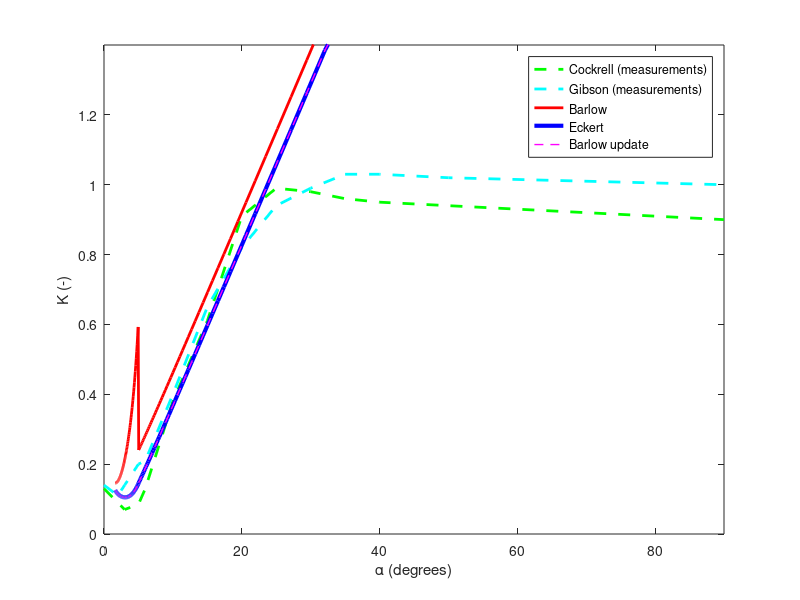
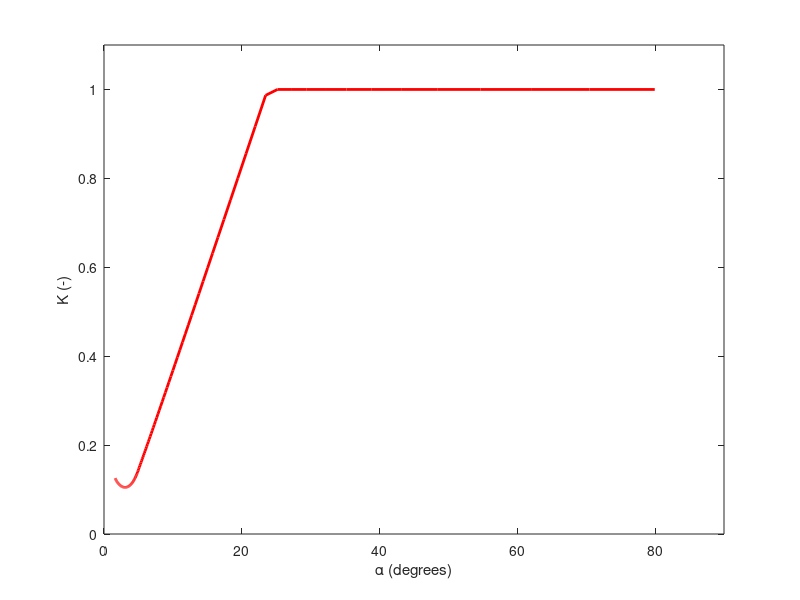

Write the MATLAB code that produced these figures, in order.
% example_optimise_script
%
% Optimise a windtunnel design following a brute force search approach.
% See comments in the file for more details.
%
% Date:     January 19, 2013
% Version:  1
% Contact:  rinkavdommelen@hotmail.com
% Authors:  Rinka van Dommelen
%           Patrick Hanckmann

%            b     blue          .     point              -     solid
%            g     green         o     circle             :     dotted
%            r     red           x     x-mark             -.    dashdot 
%            c     cyan          +     plus               --    dashed   
%            m     magenta       *     star             (none)  no line
%            y     yellow        s     square
%            k     black         d     diamond
%            w     white         v     triangle (down)
%                                ^     triangle (up)
%                                <     triangle (left)
%                                >     triangle (right)
%                                p     pentagram
%                                h     hexagram

clear all;

clear parts;
clear wind_tunnel;
close all;
 
% %% Create settings
% settings = make_settings();
% settings.checks.do = 0;
% settings.diffuser.enable_max_value_max_degrees = false;
% settings.diffuser.max_loss_coefficient = 1.5;
% 
% %% Start script
% print_info(['Windtunnel optimise script (' mfilename() ')'], settings);
% 
% %% Windtunnel specifications (input)
% wind_tunnel.efficiency_fan      = 0.8;
% wind_tunnel.efficiency_motor    = 0.8;
% wind_tunnel.crosssection_test_section = 1;
% wind_tunnel.velocity_test_section     = 20;
% 
% %% Calculations rectangular
% disp('Calculations rectangular')
% test_results = []; % Test result storage
% testset = 0.2: 0.2 : 40;
% x = [];
% y = [];
% for t_length_center_line = testset
%     parts = [];
%     parts = add_part(wind_tunnel, parts, 'Rectangular diffuser',     'diffuser',              1, 1, 3, 3, 'cross_section_shape', 'rectangle', 'length_center_line', t_length_center_line, 'length_wall', 0); % Only fill in length_center_line OR length_wall, but NOT both!
%     
%     % Number of parts/home/matlab
%     parts_count = length(parts);
%     
%     % Check parts
%     if settings.checks.do
%         check_windtunnel(parts, settings);
%     end
%     
%     % Calculate the part loss coefficient
%     for i = 1:parts_count
%         parts{i} = part_loss_coefficient(parts{i}, settings);
%     end
%     
%     % Calculate the part|total pressure drop
%     wind_tunnel.total_pressure_drop = 0;
%     for i = 1:parts_count
%         parts{i} = part_pressure_drop(parts{i}, settings);
%         wind_tunnel.total_pressure_drop = wind_tunnel.total_pressure_drop + parts{i}.pressure_drop;
%     end
%     
%     % Calculate the part|total loss coefficient ratio (and percentage)
%     wind_tunnel.total_loss_coefficient_ratio = 0;
%     for i = 1:parts_count
%         parts{i} = part_loss_coefficient_ratio(parts{i}, settings);
%         wind_tunnel.total_loss_coefficient_ratio = wind_tunnel.total_loss_coefficient_ratio + parts{i}.loss_coefficient_ratio;
%     end
%     
%     % Calculate the part loss percentage
%     for i = 1:parts_count
%         parts{i}.loss_percentage = 100 / wind_tunnel.total_loss_coefficient_ratio * parts{i}.loss_coefficient_ratio;
%     end
%     
%     % Calculate the total power input
%     wind_tunnel.reserve_factor = settings.total_power_input.reserve_factor;
%     wind_tunnel.power_input = wind_tunnel.reserve_factor * wind_tunnel.total_pressure_drop * wind_tunnel.crosssection_test_section * wind_tunnel.velocity_test_section;
%     
%     % Calculate the fan power
%     wind_tunnel.power_fan = wind_tunnel.power_input / (wind_tunnel.efficiency_fan * wind_tunnel.efficiency_motor);
%     
%     index = length(test_results) + 1;
%     test_results(index).parts = parts;
%     test_results(index).wind_tunnel = wind_tunnel;
%     
%     % to generate the plots
%     x = [x parts{1}.angle_degrees];
%     y = [y parts{1}.loss_coefficient];
% end
% 
% % Clear useless information
% clear i;
% clear parts_count;
% clear wind_tunnel.crosssection_test_section wind_tunnel.velocity_test_section;

%%
% Results measurements of wind tunnels
disp('+ Pre-calculated values and Measurements')

% Barlow
plot1_x = [79.9489740405689, 70.4810530858488, 61.9988063340563, 54.6640630602038, 48.4517737874208, 43.2381400714079, 38.8682974608490, 35.1929055453967, 32.0826660747402, 29.4312385432435, 27.1532703730052, 25.1809382333364, 23.4604571890435, 21.9490680286278, 20.6126049355808, 19.4235925411747, 18.3597784964213, 17.4030078523690, 16.5383596821671, 15.7534828555950, 15.0380825644486, 14.3835210565252, 13.7825051794695, 13.2288402245865, 12.7172346932880, 12.2431444160953, 11.8026472772844, 11.3923418962182, 11.0092651812874, 10.6508248451447, 10.3147438535307, 9.99901444952972, 9.70185990540944, 9.42170254547008, 9.15713688510270, 8.90690696536520, 8.66988714504651, 8.44506575550625, 8.23153113664005, 8.02845966198555, 7.83510543246066, 7.65079137548328, 7.47490153231116, 7.30687435371030, 7.14619685433382, 6.99239950088950, 6.84505172940431, 6.70375800353332, 6.56815433959762, 6.43790523542121, 6.31270094950565, 6.19225508498482, 6.07630243942051, 5.96459708706039, 5.85691066486647, 5.75303083758421, 5.65275992048173, 5.55591364124473, 5.46232002494828, 5.37181838810845, 5.28425842960154, 5.19949940777154, 5.11740939436785, 5.03786459709508, 4.96074874354372, 4.88595252012640, 4.81337306038805, 4.74291347770625, 4.67448243796344, 4.60799376826697, 4.54336609822635, 4.48052253067692, 4.41939033907399, 4.35990068907560, 4.30198838209232, 4.24559161881200, 4.19065178091090, 4.13711322934314, 4.08492311776031, 4.03403121975596, 3.98438976875625, 3.93595330949165, 3.88867856008549, 3.84252428388579, 3.79745117024784, 3.75342172354775, 3.71040015977237, 3.66835231008997, 3.62724553085863, 3.58704861957719, 3.54773173632648, 3.50926633028746, 3.47162507095811, 3.43478178372252, 3.39871138945483, 3.36338984786641, 3.32879410432888, 3.29490203992682, 3.26169242451401, 3.22914487256466, 3.19723980162767, 3.16595839320683, 3.13528255590335, 3.10519489066979, 3.07567865803569, 3.04671774717573, 3.01829664670083, 2.99040041706132, 2.96301466445945, 2.93612551617586, 2.90971959722149, 2.88378400823270, 2.85830630453304, 2.83327447629064, 2.80867692970478, 2.78450246916020, 2.76074028029131, 2.73737991390301, 2.71441127069772, 2.69182458676208, 2.66961041976956, 2.64775963585819, 2.62626339714513, 2.60511314984240, 2.58430061294032, 2.56381776742717, 2.54365684601585, 2.52381032334978, 2.50427090666231, 2.48503152686527, 2.46608533004391, 2.44742566933669, 2.42904609717987, 2.41094035789785, 2.39310238062148, 2.37552627251753, 2.35820631231342, 2.34113694410245, 2.32431277141529, 2.30772855154459, 2.29137919011025, 2.27525973585335, 2.25936537564778, 2.24369142971892, 2.22823334705949, 2.21298670103308, 2.19794718515653, 2.18311060905270, 2.16847289456561, 2.15403007203054, 2.13977827669177, 2.12571374526128, 2.11183281261199, 2.09813190859942, 2.08460755500594, 2.07125636260226, 2.05807502832083, 2.04506033253625, 2.03220913644804, 2.01951837956121, 2.00698507726050, 1.99460631847414, 1.98237926342347, 1.97030114145452, 1.95836924894832, 1.94658094730653, 1.93493366100919, 1.92342487574169, 1.91205213658807, 1.90081304628791, 1.88970526355417, 1.87872650144968, 1.86787452581965, 1.85714715377823, 1.84654225224674, 1.83605773654164, 1.82569156901026, 1.81544175771241, 1.80530635514603, 1.79528345701532, 1.78537120103947, 1.77556776580071, 1.76587136962996, 1.75628026952875, 1.74679276012608, 1.73740717266876, 1.72812187404417, 1.71893526583408, 1.70984578339849, 1.70085189498828, 1.69195210088575, 1.68314493257191, 1.67442895191964, 1.66580275041168, 1.65726494838277, 1.64881419428482, 1.64044916397446, 1.63216856002213, 1.62397111104201, 1.61585557104196];
plot1_y = [1.50000000000000, 1.50000000000000, 1.50000000000000, 1.50000000000000, 1.50000000000000, 1.50000000000000, 1.50000000000000, 1.50000000000000, 1.47942854806806, 1.35677202313841, 1.25143057629957, 1.16025954396826, 1.08076519350964, 1.01096501875201, 0.949274953636062, 0.894421136246111, 0.845371868672072, 0.801285426394863, 0.761470027335999, 0.725353035029142, 0.692457151554347, 0.662381905836564, 0.634789166905152, 0.609391731142618, 0.585944270538614, 0.564236105497362, 0.544085396647259, 0.525334447375553, 0.507845881367273, 0.491499513803298, 0.476189775840949, 0.461823583043511, 0.448318562085652, 0.435601568202677, 0.423607439842998, 0.412277947837467, 0.401560904868057, 0.391409407663111, 0.381781189588339, 0.372638065459946, 0.363945453720141, 0.355671963769945, 0.347789038391067, 0.340270642916557, 0.333092994213517, 0.326234323686157, 0.319674669445386, 0.313395693562601, 0.307380520962200, 0.301613597035217, 0.296080561495484, 0.290768136366145, 0.285664026291195, 0.280756829624538, 0.276035958966332, 0.271491570000088, 0.267114497639726, 0.262896198628219, 0.258828699842370, 0.254904551654785, 0.251116785786850, 0.247458877157594, 0.243924709294588, 0.240508542925841, 0.592733649050834, 0.567070990234489, 0.543437687280049, 0.521624371187353, 0.501447353054339, 0.482745080343380, 0.465375128305249, 0.449211639449468, 0.434143139089936, 0.420070667343908, 0.406906178063509, 0.394571163463898, 0.382995470025764, 0.372116276867847, 0.361877212429285, 0.352227589150074, 0.343121739034843, 0.334518435647066, 0.326380390302420, 0.318673812088208, 0.311368022893570, 0.304435119943825, 0.297849679434086, 0.291588495786647, 0.285630351842350, 0.279955815961550, 0.274547062574958, 0.269387713204812, 0.264462695385734, 0.259758117263654, 0.255261155949506, 0.250959957959913, 0.246843550296239, 0.242901760901732, 0.239125147398592, 0.235504933146566, 0.232032949785323, 0.228701585527288, 0.225503738557981, 0.222432774979374, 0.219482490799912, 0.216647077534143, 0.213921091026581, 0.211299423159497, 0.208777276143764, 0.206350139126329, 0.204013766878119, 0.201764160352701, 0.199597548929288, 0.197510374174209, 0.195499274972974, 0.193561073901031, 0.191692764715332, 0.189891500861303, 0.188154584900774, 0.186479458776237, 0.184863694835412, 0.183304987547826, 0.181801145851953, 0.180350086077540, 0.178949825393203, 0.177598475734215, 0.176294238169752, 0.175035397672728, 0.173820318258851, 0.172647438464602, 0.171515267136692, 0.170422379508007, 0.169367413537344, 0.168349066492272, 0.167366091756261, 0.166417295842910, 0.165501535601562, 0.164617715599976, 0.163764785670922, 0.162941738610682, 0.162147608018449, 0.161381466266503, 0.160642422591900, 0.159929621301134, 0.159242240079925, 0.158579488400924, 0.157940606022657, 0.157324861573590, 0.156731551215636, 0.156159997381878, 0.155609547583657, 0.155079573282567, 0.154569468823195, 0.154078650422769, 0.153606555214154, 0.153152640338886, 0.152716382087179, 0.152297275082035, 0.151894831504824, 0.151508580359843, 0.151138066775565, 0.150782851340427, 0.150442509471153, 0.150116630811751, 0.149804818661440, 0.149506689429864, 0.149221872118088, 0.148950007823931, 0.148690749270317, 0.148443760355379, 0.148208715723153, 0.147985300353751, 0.147773209171999, 0.147572146673546, 0.147381826567555, 0.147201971435110, 0.147032312402525, 0.146872588828821, 0.146722548006630, 0.146581944875870, 0.146450541749559, 0.146328108051157, 0.146214420062885, 0.146109260684484, 0.146012419201908, 0.145923691065488, 0.145842877677100, 0.145769786185931, 0.145704229292431, 0.145646025060072, 0.145594996734558, 0.145550972570142, 0.145513785662730, 0.145483273789462, 0.145459279254484, 0.145441648740628, 0.145430233166753, 0.145424887550483, 0.145425470876113, 0.145431845967462];
% Eckert
plot2_x = [79.9489740405689, 70.4810530858488, 61.9988063340563, 54.6640630602038, 48.4517737874208, 43.2381400714079, 38.8682974608490, 35.1929055453967, 32.0826660747402, 29.4312385432435, 27.1532703730052, 25.1809382333364, 23.4604571890435, 21.9490680286278, 20.6126049355808, 19.4235925411747, 18.3597784964213, 17.4030078523690, 16.5383596821671, 15.7534828555950, 15.0380825644486, 14.3835210565252, 13.7825051794695, 13.2288402245865, 12.7172346932880, 12.2431444160953, 11.8026472772844, 11.3923418962182, 11.0092651812874, 10.6508248451447, 10.3147438535307, 9.99901444952972, 9.70185990540944, 9.42170254547008, 9.15713688510270, 8.90690696536520, 8.66988714504651, 8.44506575550625, 8.23153113664005, 8.02845966198555, 7.83510543246066, 7.65079137548328, 7.47490153231116, 7.30687435371030, 7.14619685433382, 6.99239950088950, 6.84505172940431, 6.70375800353332, 6.56815433959762, 6.43790523542121, 6.31270094950565, 6.19225508498482, 6.07630243942051, 5.96459708706039, 5.85691066486647, 5.75303083758421, 5.65275992048173, 5.55591364124473, 5.46232002494828, 5.37181838810845, 5.28425842960154, 5.19949940777154, 5.11740939436785, 5.03786459709508, 4.96074874354372, 4.88595252012640, 4.81337306038805, 4.74291347770625, 4.67448243796344, 4.60799376826697, 4.54336609822635, 4.48052253067692, 4.41939033907399, 4.35990068907560, 4.30198838209232, 4.24559161881200, 4.19065178091090, 4.13711322934314, 4.08492311776031, 4.03403121975596, 3.98438976875625, 3.93595330949165, 3.88867856008549, 3.84252428388579, 3.79745117024784, 3.75342172354775, 3.71040015977237, 3.66835231008997, 3.62724553085863, 3.58704861957719, 3.54773173632648, 3.50926633028746, 3.47162507095811, 3.43478178372252, 3.39871138945483, 3.36338984786641, 3.32879410432888, 3.29490203992682, 3.26169242451401, 3.22914487256466, 3.19723980162767, 3.16595839320683, 3.13528255590335, 3.10519489066979, 3.07567865803569, 3.04671774717573, 3.01829664670083, 2.99040041706132, 2.96301466445945, 2.93612551617586, 2.90971959722149, 2.88378400823270, 2.85830630453304, 2.83327447629064, 2.80867692970478, 2.78450246916020, 2.76074028029131, 2.73737991390301, 2.71441127069772, 2.69182458676208, 2.66961041976956, 2.64775963585819, 2.62626339714513, 2.60511314984240, 2.58430061294032, 2.56381776742717, 2.54365684601585, 2.52381032334978, 2.50427090666231, 2.48503152686527, 2.46608533004391, 2.44742566933669, 2.42904609717987, 2.41094035789785, 2.39310238062148, 2.37552627251753, 2.35820631231342, 2.34113694410245, 2.32431277141529, 2.30772855154459, 2.29137919011025, 2.27525973585335, 2.25936537564778, 2.24369142971892, 2.22823334705949, 2.21298670103308, 2.19794718515653, 2.18311060905270, 2.16847289456561, 2.15403007203054, 2.13977827669177, 2.12571374526128, 2.11183281261199, 2.09813190859942, 2.08460755500594, 2.07125636260226, 2.05807502832083, 2.04506033253625, 2.03220913644804, 2.01951837956121, 2.00698507726050, 1.99460631847414, 1.98237926342347, 1.97030114145452, 1.95836924894832, 1.94658094730653, 1.93493366100919, 1.92342487574169, 1.91205213658807, 1.90081304628791, 1.88970526355417, 1.87872650144968, 1.86787452581965, 1.85714715377823, 1.84654225224674, 1.83605773654164, 1.82569156901026, 1.81544175771241, 1.80530635514603, 1.79528345701532, 1.78537120103947, 1.77556776580071, 1.76587136962996, 1.75628026952875, 1.74679276012608, 1.73740717266876, 1.72812187404417, 1.71893526583408, 1.70984578339849, 1.70085189498828, 1.69195210088575, 1.68314493257191, 1.67442895191964, 1.66580275041168, 1.65726494838277, 1.64881419428482, 1.64044916397446, 1.63216856002213, 1.62397111104201, 1.61585557104196];
plot2_y = [1.50000000000000, 1.50000000000000, 1.50000000000000, 1.50000000000000, 1.50000000000000, 1.50000000000000, 1.50000000000000, 1.50000000000000, 1.38541965917917, 1.26276313424952, 1.15742168741068, 1.06625065507937, 0.986756304620752, 0.916956129863121, 0.855266064747173, 0.800412247357222, 0.751362979783183, 0.707276537505974, 0.667461138447110, 0.631344146140253, 0.598448262665458, 0.568373016947675, 0.540780278016263, 0.515382842253729, 0.491935381649725, 0.470227216608474, 0.450076507758370, 0.431325558486664, 0.413836992478384, 0.397490624914409, 0.382180886952060, 0.367814694154622, 0.354309673196763, 0.341592679313788, 0.329598550954109, 0.318269058948578, 0.307552015979168, 0.297400518774222, 0.287772300699450, 0.278629176571057, 0.269936564831252, 0.261663074881056, 0.253780149502178, 0.246261754027668, 0.239084105324628, 0.232225434797268, 0.225665780556497, 0.219386804673712, 0.213371632073311, 0.207604708146328, 0.202071672606595, 0.196759247477256, 0.191655137402306, 0.186747940735650, 0.182027070077443, 0.177482681111199, 0.173105608750837, 0.168887309739330, 0.164819810953481, 0.160895662765897, 0.157107896897961, 0.153449988268705, 0.149915820405699, 0.146499654036952, 0.142682601455477, 0.139596367390160, 0.136718207414442, 0.134038966180165, 0.131548845573745, 0.129237730615738, 0.127095433551207, 0.125111874160770, 0.123277210465439, 0.121581930970272, 0.120016917211106, 0.118573483494345, 0.117243399242619, 0.116018898193926, 0.114892677782128, 0.113857891300275, 0.112908134874543, 0.112037430823350, 0.111240208618477, 0.110511284382672, 0.109845839635747, 0.109239399826083, 0.108687813046979, 0.108187229229566, 0.107734080019992, 0.107325059483245, 0.106957105725528, 0.106627383488340, 0.106333267737990, 0.106072328252090, 0.105842315188217, 0.105641145608030, 0.105466890921782, 0.105317765212544, 0.105192114395960, 0.105088406169469, 0.105005220704261, 0.104941242033541, 0.104895250091559, 0.104866113359361, 0.104852782074927, 0.104854281967396, 0.104869708477157, 0.104898221425821, 0.104939040102222, 0.104991438732836, 0.105054742307058, 0.105128322729867, 0.105211595276337, 0.105304015324302, 0.105405075343276, 0.105514302119326, 0.105631254197191, 0.105755519522349, 0.105886713267109, 0.106024475826049, 0.106168470967256, 0.106318384126958, 0.106473920836061, 0.106634805268090, 0.106800778898835, 0.106971599268798, 0.107147038840272, 0.107326883941515, 0.107510933791130, 0.107698999596273, 0.107890903718885, 0.108086478904559, 0.108285567569130, 0.108488021138454, 0.108693699437217, 0.108902470122938, 0.109114208161663, 0.109328795342105, 0.109546119825254, 0.109766075726737, 0.109988562729388, 0.110213485723734, 0.110440754474249, 0.110670283309432, 0.110901990833879, 0.111135799660710, 0.111371636162808, 0.111609430241451, 0.111849115111055, 0.112090627098809, 0.112333905458107, 0.112578892194765, 0.112825531905060, 0.113073771624745, 0.113323560688228, 0.113574850597178, 0.113827594897874, 0.114081749066666, 0.114337270402972, 0.114594117929257, 0.114852252297511, 0.115111635701760, 0.115372231796178, 0.115634005618419, 0.115896923517787, 0.116160953087926, 0.116426063103695, 0.116692223461959, 0.116959405126018, 0.117227580073414, 0.117496721246916, 0.117766802508429, 0.118037798595666, 0.118309685081371, 0.118582438334937, 0.118856035486260, 0.119130454391668, 0.119405673601810, 0.119681672331352, 0.119958430430389, 0.120235928357438, 0.120514147153925, 0.120793068420070, 0.121072674292070, 0.121352947420514, 0.121633870949936, 0.121915428499452, 0.122197604144395, 0.122480382398908, 0.122763748199414, 0.123047686888927, 0.123332184202141, 0.123617226251265, 0.123902799512539, 0.124188890813412, 0.124475487320323, 0.124762576527068, 0.125050146243708, 0.125338184585985, 0.125626679965231];
% Barlow update
plot3_x = [79.9489740405689, 70.4810530858488, 61.9988063340563, 54.6640630602038, 48.4517737874208, 43.2381400714079, 38.8682974608490, 35.1929055453967, 32.0826660747402, 29.4312385432435, 27.1532703730052, 25.1809382333364, 23.4604571890435, 21.9490680286278, 20.6126049355808, 19.4235925411747, 18.3597784964213, 17.4030078523690, 16.5383596821671, 15.7534828555950, 15.0380825644486, 14.3835210565252, 13.7825051794695, 13.2288402245865, 12.7172346932880, 12.2431444160953, 11.8026472772844, 11.3923418962182, 11.0092651812874, 10.6508248451447, 10.3147438535307, 9.99901444952972, 9.70185990540944, 9.42170254547008, 9.15713688510270, 8.90690696536520, 8.66988714504651, 8.44506575550625, 8.23153113664005, 8.02845966198555, 7.83510543246066, 7.65079137548328, 7.47490153231116, 7.30687435371030, 7.14619685433382, 6.99239950088950, 6.84505172940431, 6.70375800353332, 6.56815433959762, 6.43790523542121, 6.31270094950565, 6.19225508498482, 6.07630243942051, 5.96459708706039, 5.85691066486647, 5.75303083758421, 5.65275992048173, 5.55591364124473, 5.46232002494828, 5.37181838810845, 5.28425842960154, 5.19949940777154, 5.11740939436785, 5.03786459709508, 4.96074874354372, 4.88595252012640, 4.81337306038805, 4.74291347770625, 4.67448243796344, 4.60799376826697, 4.54336609822635, 4.48052253067692, 4.41939033907399, 4.35990068907560, 4.30198838209232, 4.24559161881200, 4.19065178091090, 4.13711322934314, 4.08492311776031, 4.03403121975596, 3.98438976875625, 3.93595330949165, 3.88867856008549, 3.84252428388579, 3.79745117024784, 3.75342172354775, 3.71040015977237, 3.66835231008997, 3.62724553085863, 3.58704861957719, 3.54773173632648, 3.50926633028746, 3.47162507095811, 3.43478178372252, 3.39871138945483, 3.36338984786641, 3.32879410432888, 3.29490203992682, 3.26169242451401, 3.22914487256466, 3.19723980162767, 3.16595839320683, 3.13528255590335, 3.10519489066979, 3.07567865803569, 3.04671774717573, 3.01829664670083, 2.99040041706132, 2.96301466445945, 2.93612551617586, 2.90971959722149, 2.88378400823270, 2.85830630453304, 2.83327447629064, 2.80867692970478, 2.78450246916020, 2.76074028029131, 2.73737991390301, 2.71441127069772, 2.69182458676208, 2.66961041976956, 2.64775963585819, 2.62626339714513, 2.60511314984240, 2.58430061294032, 2.56381776742717, 2.54365684601585, 2.52381032334978, 2.50427090666231, 2.48503152686527, 2.46608533004391, 2.44742566933669, 2.42904609717987, 2.41094035789785, 2.39310238062148, 2.37552627251753, 2.35820631231342, 2.34113694410245, 2.32431277141529, 2.30772855154459, 2.29137919011025, 2.27525973585335, 2.25936537564778, 2.24369142971892, 2.22823334705949, 2.21298670103308, 2.19794718515653, 2.18311060905270, 2.16847289456561, 2.15403007203054, 2.13977827669177, 2.12571374526128, 2.11183281261199, 2.09813190859942, 2.08460755500594, 2.07125636260226, 2.05807502832083, 2.04506033253625, 2.03220913644804, 2.01951837956121, 2.00698507726050, 1.99460631847414, 1.98237926342347, 1.97030114145452, 1.95836924894832, 1.94658094730653, 1.93493366100919, 1.92342487574169, 1.91205213658807, 1.90081304628791, 1.88970526355417, 1.87872650144968, 1.86787452581965, 1.85714715377823, 1.84654225224674, 1.83605773654164, 1.82569156901026, 1.81544175771241, 1.80530635514603, 1.79528345701532, 1.78537120103947, 1.77556776580071, 1.76587136962996, 1.75628026952875, 1.74679276012608, 1.73740717266876, 1.72812187404417, 1.71893526583408, 1.70984578339849, 1.70085189498828, 1.69195210088575, 1.68314493257191, 1.67442895191964, 1.66580275041168, 1.65726494838277, 1.64881419428482, 1.64044916397446, 1.63216856002213, 1.62397111104201, 1.61585557104196];
plot3_y = [1.50000000000000, 1.50000000000000, 1.50000000000000, 1.50000000000000, 1.50000000000000, 1.50000000000000, 1.50000000000000, 1.50000000000000, 1.38541965917917, 1.26276313424952, 1.15742168741068, 1.06625065507937, 0.986756304620752, 0.916956129863121, 0.855266064747173, 0.800412247357222, 0.751362979783183, 0.707276537505974, 0.667461138447110, 0.631344146140253, 0.598448262665458, 0.568373016947675, 0.540780278016263, 0.515382842253729, 0.491935381649725, 0.470227216608474, 0.450076507758370, 0.431325558486664, 0.413836992478384, 0.397490624914409, 0.382180886952060, 0.367814694154622, 0.354309673196763, 0.341592679313788, 0.329598550954109, 0.318269058948578, 0.307552015979168, 0.297400518774222, 0.287772300699450, 0.278629176571057, 0.269936564831252, 0.261663074881056, 0.253780149502178, 0.246261754027668, 0.239084105324628, 0.232225434797268, 0.225665780556497, 0.219386804673712, 0.213371632073311, 0.207604708146328, 0.202071672606595, 0.196759247477256, 0.191655137402306, 0.186747940735650, 0.182027070077443, 0.177482681111199, 0.173105608750837, 0.168887309739330, 0.164819810953481, 0.160895662765897, 0.157107896897961, 0.153449988268705, 0.149915820405699, 0.146499654036952, 0.142682601455477, 0.139596367390160, 0.136718207414442, 0.134038966180165, 0.131548845573745, 0.129237730615738, 0.127095433551207, 0.125111874160770, 0.123277210465439, 0.121581930970272, 0.120016917211106, 0.118573483494345, 0.117243399242619, 0.116018898193926, 0.114892677782128, 0.113857891300275, 0.112908134874543, 0.112037430823350, 0.111240208618477, 0.110511284382672, 0.109845839635747, 0.109239399826083, 0.108687813046979, 0.108187229229566, 0.107734080019992, 0.107325059483245, 0.106957105725528, 0.106627383488340, 0.106333267737990, 0.106072328252090, 0.105842315188217, 0.105641145608030, 0.105466890921782, 0.105317765212544, 0.105192114395960, 0.105088406169469, 0.105005220704261, 0.104941242033541, 0.104895250091559, 0.104866113359361, 0.104852782074927, 0.104854281967396, 0.104869708477157, 0.104898221425821, 0.104939040102222, 0.104991438732836, 0.105054742307058, 0.105128322729867, 0.105211595276337, 0.105304015324302, 0.105405075343276, 0.105514302119326, 0.105631254197191, 0.105755519522349, 0.105886713267109, 0.106024475826049, 0.106168470967256, 0.106318384126958, 0.106473920836061, 0.106634805268090, 0.106800778898835, 0.106971599268798, 0.107147038840272, 0.107326883941515, 0.107510933791130, 0.107698999596273, 0.107890903718885, 0.108086478904559, 0.108285567569130, 0.108488021138454, 0.108693699437217, 0.108902470122938, 0.109114208161663, 0.109328795342105, 0.109546119825254, 0.109766075726737, 0.109988562729388, 0.110213485723734, 0.110440754474249, 0.110670283309432, 0.110901990833879, 0.111135799660710, 0.111371636162808, 0.111609430241451, 0.111849115111055, 0.112090627098809, 0.112333905458107, 0.112578892194765, 0.112825531905060, 0.113073771624745, 0.113323560688228, 0.113574850597178, 0.113827594897874, 0.114081749066666, 0.114337270402972, 0.114594117929257, 0.114852252297511, 0.115111635701760, 0.115372231796178, 0.115634005618419, 0.115896923517787, 0.116160953087926, 0.116426063103695, 0.116692223461959, 0.116959405126018, 0.117227580073414, 0.117496721246916, 0.117766802508429, 0.118037798595666, 0.118309685081371, 0.118582438334937, 0.118856035486260, 0.119130454391668, 0.119405673601810, 0.119681672331352, 0.119958430430389, 0.120235928357438, 0.120514147153925, 0.120793068420070, 0.121072674292070, 0.121352947420514, 0.121633870949936, 0.121915428499452, 0.122197604144395, 0.122480382398908, 0.122763748199414, 0.123047686888927, 0.123332184202141, 0.123617226251265, 0.123902799512539, 0.124188890813412, 0.124475487320323, 0.124762576527068, 0.125050146243708, 0.125338184585985, 0.125626679965231];

% x = angle_degrees
x14 = [  0,   2,   3,   5,   6,  10,  15,  20,  25,  30,  35,  40,  50,  90];
plot4 = [.13, .09, .07,.085, .13, .38, .61, .91, .99, .98, .96, .95, .94 ,0.9]; % Cockrell 1963, Ar = 9
plot5 = [.14, .11, .14, .20, .21, .40, .65, .82, .94, .99,1.03,1.03,1.02,1.00]; % Gibson, length = 19m

% old
%c = [.13, .09, .07,.085, .13, .38, .61, .91, .99, .98, .96, .95, .94 ,0.9]; % cockrell 1963, Ar = 9
%b = [];
%d = [.31, .20, .17, .15, .14, .14, .21, .43, .77, 1.05 ]; % gibson Ar = 4
%g = [.14, .11, .14, .20, .21, .40, .65, .82, .94, .99,1.03,1.03,1.02,1.00]; % ?, length = 19m
%h = [.14, .11, .14, .20, .21, .40, .70,1.00,1.14,1.22,1.20,1.11,1.10,1.03]; % ?, length = 6m

% plot the bunch
plot (x14, plot4, 'g--', 'LineWidth',2); hold on;
plot (x14, plot5, 'c--', 'LineWidth',2); 
plot (plot1_x, plot1_y, 'r-', 'LineWidth',2); hold on;
plot (plot2_x, plot2_y, 'b-', 'LineWidth',3); hold on;
plot (plot3_x, plot3_y, 'm--', 'LineWidth',1); hold on;

legend ('Cockrell (measurements)', 'Gibson (measurements)','Barlow', 'Eckert', 'Barlow update');
%title ('Rectangular Diffuser graph Ar=9')
xlabel ('\alpha (degrees)')
ylabel ('K (-)')

ylim([0 1.4])
xlim([0 90])

% Barlow update with the max 1
figure;
plot (plot3_x, min(1, plot3_y), 'r-', 'LineWidth',2);

% legend ('');
%title ('Rectangular Diffuser graph Ar=9')
xlabel ('\alpha (degrees)')
ylabel ('K (-)')

ylim([0 1.1])
xlim([0 90])
